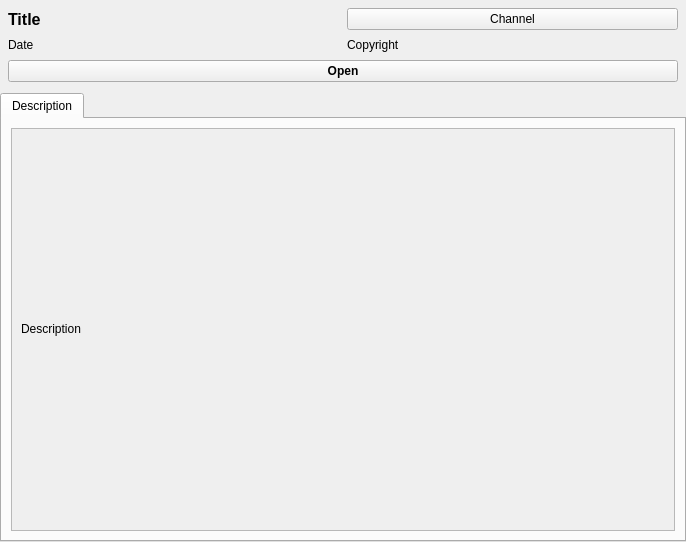
<?xml version="1.0" encoding="UTF-8"?>
<ui version="4.0">
 <class>Form</class>
 <widget class="QWidget" name="Form">
  <property name="geometry">
   <rect>
    <x>0</x>
    <y>0</y>
    <width>686</width>
    <height>542</height>
   </rect>
  </property>
  <property name="windowTitle">
   <string>Form</string>
  </property>
  <layout class="QVBoxLayout" name="verticalLayout">
   <property name="spacing">
    <number>3</number>
   </property>
   <property name="leftMargin">
    <number>0</number>
   </property>
   <property name="topMargin">
    <number>0</number>
   </property>
   <property name="rightMargin">
    <number>0</number>
   </property>
   <property name="bottomMargin">
    <number>0</number>
   </property>
   <item>
    <layout class="QGridLayout" name="info_layout">
     <property name="leftMargin">
      <number>8</number>
     </property>
     <property name="topMargin">
      <number>8</number>
     </property>
     <property name="rightMargin">
      <number>8</number>
     </property>
     <property name="bottomMargin">
      <number>8</number>
     </property>
     <property name="spacing">
      <number>8</number>
     </property>
     <item row="0" column="0">
      <widget class="QLabel" name="title_label">
       <property name="font">
        <font>
         <pointsize>12</pointsize>
         <weight>75</weight>
         <bold>true</bold>
        </font>
       </property>
       <property name="toolTip">
        <string>Title</string>
       </property>
       <property name="text">
        <string>Title</string>
       </property>
       <property name="wordWrap">
        <bool>true</bool>
       </property>
      </widget>
     </item>
     <item row="1" column="1">
      <widget class="QLabel" name="license_label">
       <property name="text">
        <string>Copyright</string>
       </property>
      </widget>
     </item>
     <item row="2" column="0" colspan="2">
      <widget class="QPushButton" name="open_button">
       <property name="font">
        <font>
         <weight>75</weight>
         <bold>true</bold>
        </font>
       </property>
       <property name="text">
        <string>Open</string>
       </property>
      </widget>
     </item>
     <item row="1" column="0">
      <widget class="QLabel" name="date_label">
       <property name="text">
        <string>Date</string>
       </property>
      </widget>
     </item>
     <item row="0" column="1">
      <widget class="QPushButton" name="channel_button">
       <property name="text">
        <string>Channel</string>
       </property>
      </widget>
     </item>
    </layout>
   </item>
   <item>
    <widget class="QTabWidget" name="tabWidget">
     <property name="currentIndex">
      <number>0</number>
     </property>
     <widget class="QWidget" name="description_tab">
      <attribute name="title">
       <string>Description</string>
      </attribute>
      <layout class="QVBoxLayout" name="verticalLayout_7">
       <item>
        <widget class="QScrollArea" name="description_area">
         <property name="widgetResizable">
          <bool>true</bool>
         </property>
         <widget class="QWidget" name="scrollAreaWidgetContents_2">
          <property name="geometry">
           <rect>
            <x>0</x>
            <y>0</y>
            <width>652</width>
            <height>362</height>
           </rect>
          </property>
          <layout class="QVBoxLayout" name="verticalLayout_3">
           <item>
            <widget class="QLabel" name="description_label">
             <property name="text">
              <string>Description</string>
             </property>
             <property name="textFormat">
              <enum>Qt::MarkdownText</enum>
             </property>
             <property name="scaledContents">
              <bool>false</bool>
             </property>
             <property name="wordWrap">
              <bool>true</bool>
             </property>
             <property name="openExternalLinks">
              <bool>false</bool>
             </property>
             <property name="textInteractionFlags">
              <set>Qt::LinksAccessibleByMouse|Qt::TextSelectableByMouse</set>
             </property>
            </widget>
           </item>
          </layout>
         </widget>
        </widget>
       </item>
      </layout>
     </widget>
    </widget>
   </item>
  </layout>
 </widget>
 <resources/>
 <connections/>
</ui>
